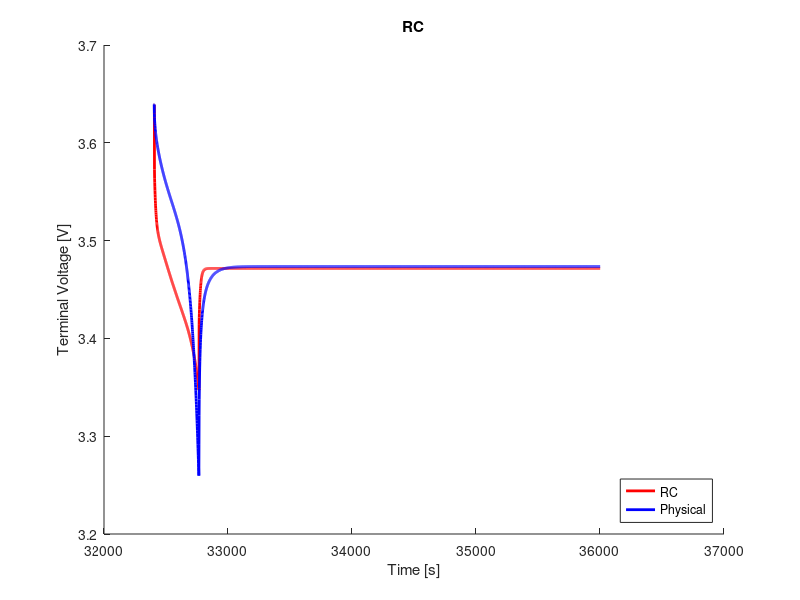

Write the MATLAB code that produced this figure.
clear;
clc;
close all;

%% load data
load('ocv_final.mat');
time_ocv = time;
load('pulse_1_c_9.mat');
load('rc1_cf_params.mat');

%% voltage limitations
v_max = 4.4;                                    % cut-over voltage
v_min = 0.0;                                    % cut-off voltage

%% resample ocv and soc
t1 = time_ocv(1);
t2 = time_ocv(end);
dt = 1;                                         % sample time
t = (t1:dt:t2) - t1;

ocv = interp1(time_ocv, ocv, t1:dt:t2);
soc = interp1(time_ocv, soc, t1:dt:t2);

s = length(time);

%% variables
Q = 16.8;
eta = 1.0;                                  % coulombic efficiency

n = 1;                                      % number of rc links
i_r = zeros(n, 1);
v_c = zeros(n, 1);
flag = 1;

%% compute soc
ind_init = interp1(soc, 1:length(soc), 0.1297, 'nearest');
v_t(1) = ocv(ind_init);
z0 = soc(ind_init);
z = z0 - dt/(Q*3600)*eta*cumsum(I(1:end));

% manual fit
p = 10;
r0 = r0_cf(p)*10;
r1 = r1_cf(p);
% r2 = r2_cf(p);
% r3 = r3_cf(p);
c1 = c1_cf(p);
% c2 = c2_cf(p);
% c3 = c3_cf(p);

r = [r1];
c = [c1];

%% compute terminal voltage
for j = 1:n
    f(j) = exp(-dt/(r(j)*c(j)));
end
for k = 1:s-1
    if flag == 1
        i_r(:, k+1) = diag(f)*i_r(:, k) + (1-f')*I(k);
        v_c(:, k) = i_r(:, k).*r;
        ind = interp1(soc, 1:length(soc), z(k), 'nearest');
        v_t(k+1) = ocv(ind) - sum(v_c(:, k)) - I(k).*r0;
        if v_t(k) < v_min
            fprintf('Reached lower voltage limit.');
            flag = 0;
        end
        if v_t(k) > v_max
            fprintf('Reached upper voltage limit.');
            flag = 0;
        end 
    end
end

%% compute rms error
v_t = reshape(v_t, size(V_batt_time));
rmse = 1000*sqrt(mean((V_batt_time - v_t).^2))     % [mV]

%% plot
figure(1);
hold on;
plot(time, v_t, 'r', 'LineWidth', 2)
hold on;
plot(time, V_batt_time, 'b', 'LineWidth', 2)
xlabel('Time [s]')
ylabel('Terminal Voltage [V]')
title('RC')
legend('RC', 'Physical', 'location', 'southeast')
